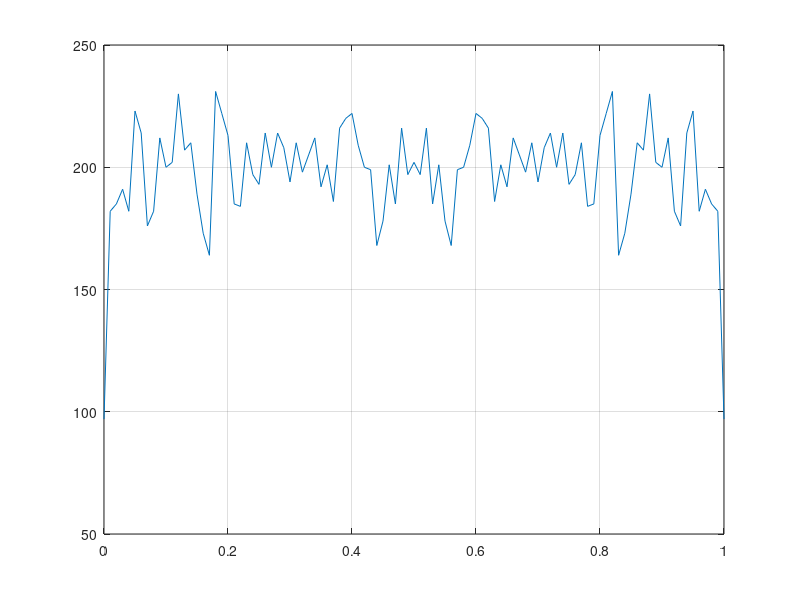

The MATLAB script that drew this image:
%%%Input Variables%%%
clear all
n = 2;
m = 10000; %number of tasksets for each n, rows of matrix mat
occur = zeros(1,101);

h_color = {'g'; 'b'; 'r'; 'k'; 'm'; 'y'; 'b'; 'c'};
handle = {'-^' ; '--s'; ':v'; '-.d'; ':x'; '-+'; '--o' ; ':*'};

%%%START%%%
for i=1:m
    mat = rand([m n]);
    mat = -log(mat);
    mat = round(spdiags(1./sum(mat,2),0,m,m)*mat*100)/100;
end

for i=1:m
    for j=1:n
        occur(round(mat(i,j)/0.01) + 1) = occur(round(mat(i,j)/0.01) + 1) + 1;
    end
end

mean = 0;
for i=1:101
    mean = mean + (i-1)*occur(i);
end

mean = mean/(n*m)

%%%PLOT 2D%%%

x = [0:0.01:1];
y = occur;

figure
plot(x,y);
grid on	

